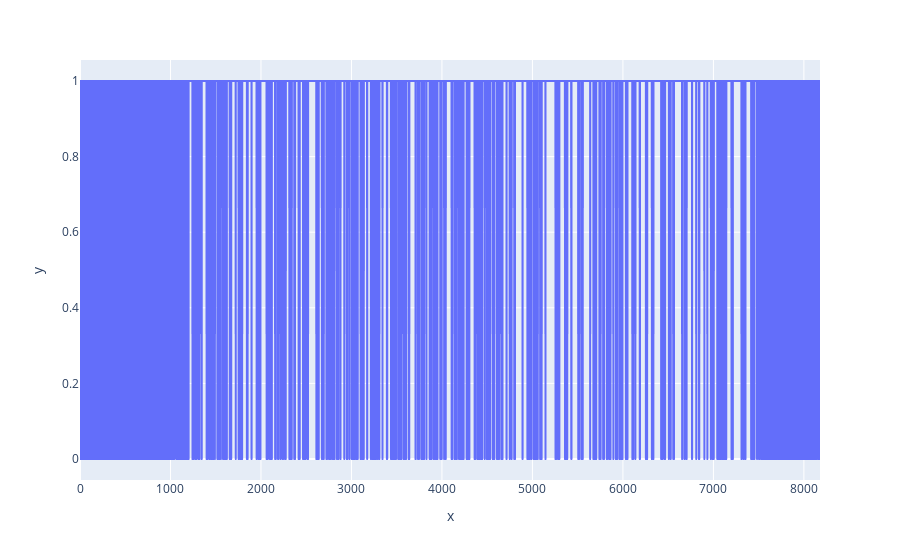

Source (notebook cell):
### Code cell
px.line(df, y=sqr_signal, x=df.index)

### Figure 1 — Plotly figure (JSON) as saved in the notebook; plotly's stock layout.template omitted (floating-point values rounded to 4 significant figures; data arrays with more than 128 entries replaced by an {"elided": "..."} marker saying what was removed)
{"data": [{"hoverlabel": {"namelength": 0}, "hovertemplate": "x=%{x}<br>y=%{y}", "legendgroup": "", "line": {"color": "#636efa", "dash": "solid"}, "mode": "lines", "name": "", "showlegend": false, "type": "scattergl", "x": {"elided": "8179 int values"}, "xaxis": "x", "y": {"elided": "8179 int values"}, "yaxis": "y"}], "layout": {"autosize": true, "legend": {"tracegroupgap": 0}, "margin": {"t": 60}, "xaxis": {"anchor": "y", "autorange": true, "domain": [0, 1], "range": [0, 8178], "title": {"text": "x"}, "type": "linear"}, "yaxis": {"anchor": "x", "autorange": true, "domain": [0, 1], "range": [-0.05556, 1.056], "title": {"text": "y"}, "type": "linear"}}}
